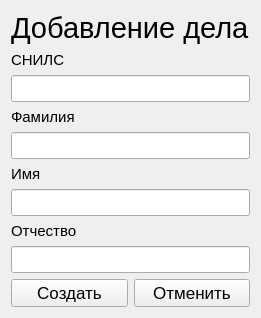
<?xml version="1.0" encoding="UTF-8"?>
<ui version="4.0">
 <class>Form</class>
 <widget class="QWidget" name="Form">
  <property name="geometry">
   <rect>
    <x>0</x>
    <y>0</y>
    <width>249</width>
    <height>308</height>
   </rect>
  </property>
  <property name="windowTitle">
   <string>Добавление дела</string>
  </property>
  <property name="windowIcon">
   <iconset resource="../pdricons.qrc">
    <normaloff>:/icons/Archivist/icon.ico</normaloff>:/icons/Archivist/icon.ico</iconset>
  </property>
  <layout class="QGridLayout" name="gridLayout">
   <item row="0" column="0" colspan="2">
    <widget class="QLabel" name="label">
     <property name="text">
      <string>&lt;html&gt;&lt;head/&gt;&lt;body&gt;&lt;p&gt;&lt;span style=&quot; font-size:22pt;&quot;&gt;Добавление дела&lt;/span&gt;&lt;/p&gt;&lt;/body&gt;&lt;/html&gt;</string>
     </property>
    </widget>
   </item>
   <item row="1" column="0">
    <widget class="QLabel" name="label_2">
     <property name="font">
      <font>
       <pointsize>11</pointsize>
      </font>
     </property>
     <property name="text">
      <string>СНИЛС</string>
     </property>
    </widget>
   </item>
   <item row="2" column="0" colspan="2">
    <widget class="QLineEdit" name="lineEdit">
     <property name="font">
      <font>
       <pointsize>12</pointsize>
      </font>
     </property>
     <property name="text">
      <string/>
     </property>
    </widget>
   </item>
   <item row="3" column="0">
    <widget class="QLabel" name="label_3">
     <property name="font">
      <font>
       <pointsize>11</pointsize>
      </font>
     </property>
     <property name="text">
      <string>Фамилия</string>
     </property>
    </widget>
   </item>
   <item row="4" column="0" colspan="2">
    <widget class="QLineEdit" name="lineEdit_2">
     <property name="font">
      <font>
       <pointsize>12</pointsize>
      </font>
     </property>
     <property name="text">
      <string/>
     </property>
    </widget>
   </item>
   <item row="5" column="0">
    <widget class="QLabel" name="label_4">
     <property name="font">
      <font>
       <pointsize>11</pointsize>
      </font>
     </property>
     <property name="text">
      <string>Имя</string>
     </property>
    </widget>
   </item>
   <item row="6" column="0" colspan="2">
    <widget class="QLineEdit" name="lineEdit_3">
     <property name="font">
      <font>
       <pointsize>12</pointsize>
      </font>
     </property>
     <property name="text">
      <string/>
     </property>
    </widget>
   </item>
   <item row="7" column="0">
    <widget class="QLabel" name="label_5">
     <property name="font">
      <font>
       <pointsize>11</pointsize>
      </font>
     </property>
     <property name="text">
      <string>Отчество</string>
     </property>
    </widget>
   </item>
   <item row="8" column="0" colspan="2">
    <widget class="QLineEdit" name="lineEdit_4">
     <property name="font">
      <font>
       <pointsize>12</pointsize>
      </font>
     </property>
     <property name="text">
      <string/>
     </property>
    </widget>
   </item>
   <item row="9" column="0">
    <widget class="QPushButton" name="pushButton">
     <property name="font">
      <font>
       <pointsize>13</pointsize>
      </font>
     </property>
     <property name="text">
      <string>Создать</string>
     </property>
    </widget>
   </item>
   <item row="9" column="1">
    <widget class="QPushButton" name="pushButton_2">
     <property name="font">
      <font>
       <pointsize>13</pointsize>
      </font>
     </property>
     <property name="text">
      <string>Отменить</string>
     </property>
    </widget>
   </item>
  </layout>
 </widget>
 <resources>
  <include location="../pdricons.qrc"/>
 </resources>
 <connections/>
</ui>
